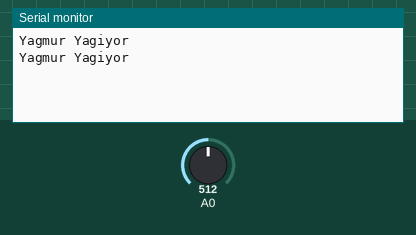
A sketch run on a simulated Arduino Uno, built with avr-gcc and run on an emulated ATmega328P. Parts: the last lines printed to the serial monitor. The inputs (shaded band) are chosen by the test bench; at power-on: A0 = 512.

Above: at 1.8 s.
1.9 s: A0 set to 672
At 2.8 s:
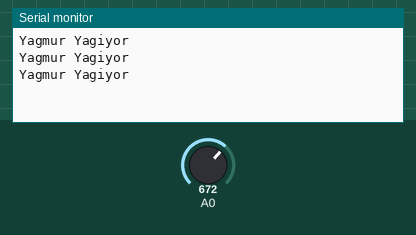
3.4 s: A0 set to 700
At 4.5 s:
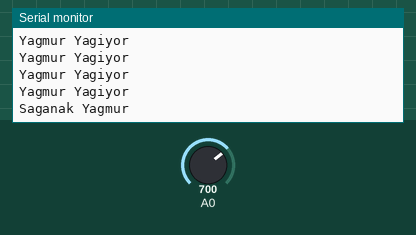

The sketch:

yagmur.ino
```cpp
const int sensorMin = 0;     // sensor minimum
const int sensorMax = 1024;  // sensor maximum

void setup() {
    Serial.begin(9600);
}
void loop() {
   int sensorOkuma = analogRead(A0);
   int deger= map(sensorOkuma, sensorMin, sensorMax, 0, 3);
 switch (deger) {
 case 0:
    Serial.println("Kuru");
    break;
 case 1:
    Serial.println("Yagmur Yagiyor");
    break;
 case 2:
    Serial.println("Saganak Yagmur");
    break;
  }
  delay(1000);
}
```

Measured:
- the behaviour switches between 682 and 683 on A0 (found by bisection; images 1 and 2)
- after the input at 3.4 s, the serial monitor: prints a new line after 0.60 s (image 2)
